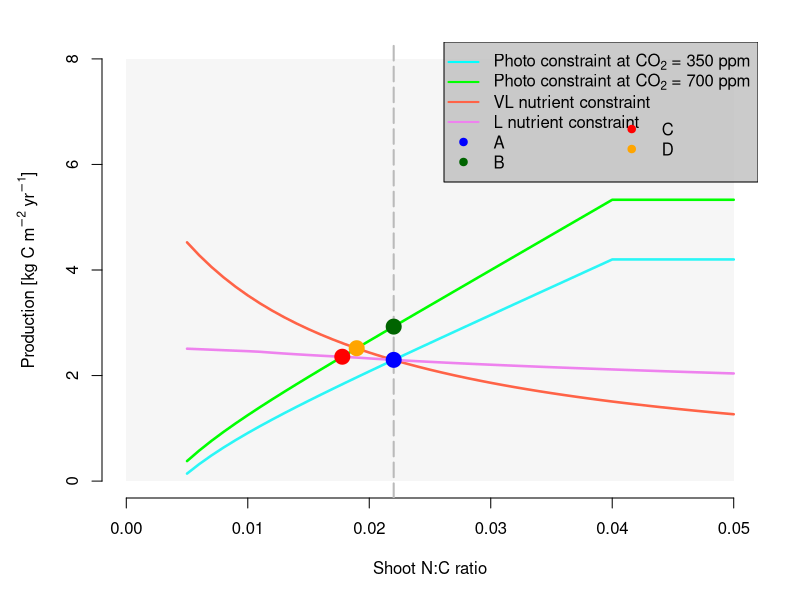

Here is the R script that generated this plot:

#### Functions to generate Figure 1
#### Purpose:
#### Attempted to regenerate the classic photosynthetic and N constraint equilibrium points,
#### under aCO2 (350ppm) and eCO2 (700 ppm) conditions
####
#### Assumptions:
#### 1. Fixed wood NC ratio
#### 2. Implicit inorganic N pool
#### 3. VL and L constraints under aCO2 intersect with photosynthetic constraint at the same point
#### 4. Photosynthesis is an empirical function
################################################################################

######### PHOTOSYNTHETIC CONSTRAINT FUNCTIONS

### Allocation and plant N concentrations - required for both PS constraint and NC constraint
alloc <- function(nf,  nwvar = FALSE, nwood = 0.005, rho = 0.7, retrans = 0.5) {
    # parameters
    # nf is the NC ratio of foliage
    # nw is the NC ratio of wood if fixed; otherwise the ratio of wood N:C to foliage N:C
    # nwvar is whether or not to allow wood NC to vary
    # rho is the ratio of root N:C to foliage N:C
    # retrans is the fraction of foliage N:C retranslocated  
    
    len <- length(nf)
    ar <- af <- aw <- nw <- nr <- rep(0,len)  # initialise
    for (i in 1:len) {
        ar[i] <- 0.2
        af[i] <- 0.2
        aw[i] <- 1 - ar[i] - af[i]
    }
    
    # N concentrations of rest of plant   # in g N g-1 C
    if (nwvar == FALSE) {
        nw <- nwood
    } else {
        nw <- nwood*nf 
    }
    rho <- 0.7
    nr <- rho*nf
    nfl <- (1-retrans)*nf
    ret <- data.frame(nf,nfl,nw,nr,af,aw,ar)
    return(ret)
}

### Following two functions calculate NPP - will later need to be replaced by full model
### LUE function of N & Ca
LUE <- function(nf, co2, LUE0, Nref) {
    
    CaResp <- 1.632 * (co2-60.9) / (co2+121.8)
    Nresp <- min(nf/Nref, 1)
    return(LUE0 * CaResp * Nresp)
}

### NPP as function of nf and LAI (which is calculated from NPP)
eqPC <- function(nf, NPP, co2, LUE0, Nref, I0, kext, SLA, af, sf, cfrac) {
    
    return(LUE(nf, co2, LUE0, Nref) * I0 * (1 - exp(-kext*SLA*af*NPP/sf/cfrac)))
    
}

### This function implements photosynthetic constraint - solve by finding the root
solvePC <- function(nf, af, co2=350,
                    LUE0=1.4, I0=3, Nref=0.04, 
                    kext=0.5, SLA=5, sf=0.5, w = 0.45) {
    # parameters
    # nf is variable
    # making it pass af (fractional allocation to foliage) because this may also be variable
    # co2 = co2 concentration 
    # LUE0 = maximum LUE in kg C GJ-1
    # I0 = total incident radiation in GJ m-2 yr-1
    # Nref = leaf N:C for saturation of photosynthesis
    # kext = light extinction coeffciency
    # SLA = specific leaf area in m2 kg-1 DM
    # sf = turnover rate of foliage in yr-1
    # w = C content of biomass - needed to convert SLA from DM to C
    
    # solve implicit equation
    ans <- c()
    len <- length(nf)
    for (i in 1:len) {
        fPC <- function(NPP) eqPC(nf[i], NPP, co2, LUE0, Nref, I0, kext, SLA, af[i], sf, w) - NPP
        ans[i] <- uniroot(fPC,interval=c(0.1,20))$root
    }
    return(ans)
}

### This function also implements photosynthetic constraint - solving by iteration
### Shown below that this gives same solution as finding root
solvePCiter <- function(nf, af, co2=350,
                        LUE0=1.4, I0=3, Nref=0.04, 
                        kext=0.5, SLA=5, sf=0.5, w = 0.45, tol=0.01) {
    # parameters
    # nf is passed to the function
    # making it pass af (fractional allocation to foliage) because this may also be variable
    # co2 = co2 concentration 
    # LUE0 = maximum LUE in kg GJ-1
    # I0 = total incident radiation in GJ m-2 yr-1
    # Nref = leaf N:C for saturation of photosynthesis
    # kext = light extinction coeffciency
    # SLA = specific leaf area in m2 kg-1
    # sf = turnover rate of foliage in yr-1
    # w = C content of biomass
    
    ans <- c()
    len <- length(nf)
    oldNPP <- 1      # initial guess for NPP, in kg C m-2 yr-1
    
    # loop over supplied N concentrations
    for (i in 1:len) {
        repeat {
            newNPP <- eqPC(nf[i], oldNPP, co2, LUE0, Nref, I0, kext, SLA, af[i], sf, w)
            print(newNPP)
            if (abs(newNPP - oldNPP) < tol) break
            oldNPP <- newNPP
        }
        ans[i] <- newNPP
    }
    return(ans)
}



####### FUNCTIONS FOR N CYCLING CONSTRAINT

### Soil temperature response of decomposition 
Actsoil <- function(Tsoil) 0.0326 + 0.00351*Tsoil^1.652 - (Tsoil/41.748)^7.19

### Solve quadratic - plus and minus versions
quadp <- function(a,b,c) (-b + sqrt(b^2 - 4*a*c))/(2*a)
quadm <- function(a,b,c) (-b - sqrt(b^2 - 4*a*c))/(2*a)

### Burial fractions from passive pool
passive <- function(nf, a, Tsoil = 15, Texture = 0.5, ligfl = 0.2, ligrl = 0.16) {
    
    decomp <- 0.00013*52*Actsoil(Tsoil)   # decomposition of passive pool per year without priming
    
    # re-burial fraction = fraction of C released from passive pool that is re-buried in it
    pas <- 0.996 - (0.85-0.68*Texture)
    psa <- 0.42
    ppa <- 0.45
    pap <- 0.004
    psp <- 0.03
    qq <-  ppa*(pap + psp*pas)/(1-pas*psa)   # re-burial fraction
    
    # transfer coefficients among litter and soil pools
    cfrac <- 0.45
    
    muf <- c()
    mur <- c()
    
    for (i in 1:length(a$nfl)) {
        muf[i] <- max(0,min(0.85 - 0.018*ligfl/cfrac/a$nfl[i],1))   
        mur[i] <- max(0,min(0.85 - 0.018*ligrl/cfrac/a$nr[i],1))    
    }
    
    pma <- pna <- 0.45
    pua <- 0.55*(1-ligfl)
    pus <- 0.7*ligfl
    pva <- 0.45*(1-ligrl)
    pvs <- 0.7*ligrl
    
    # burial fractions for foliage (omegaf) and root (omegar) into passive pool
    det <- 1-psa*pas
    omegau <- (pap*(pua+pus*psa+psp*(pus+pua*pas)))/det
    omegav <- (pap*(pva+pus*psa+psp*(pvs+pva*pas)))/det
    omegam <- (pap*pma+psp*pma*pas)/det
    omegaf <- muf*omegam + (1-muf)*omegau
    omegar <- mur*omegam + (1-mur)*omegav  
    
    # fraction of foliage and root litter being transferred to active pool
    transfer_fa <- muf*pma + (1-muf)*psa
    transfer_ra <- mur*pma + (1-mur)*psa
    
    ret <- data.frame(decomp, qq, omegaf, omegar, transfer_fa, transfer_ra)
    return(ret)
}



### Function for nutrient constraint in longterm ie passive, leaching, wood considered
NConsLong <- function(nf, a, Nin=1.0, leach=0.05, 
                      Tsoil = 15, Texture = 0.5, ligfl = 0.2, ligrl = 0.16,
                      Cpass = 2680, ncp = 0.1) {
    # passed are nf and a, the allocation and plant N:C ratios
    # parameters : 
    # Nin is fixed N inputs (N deposition, N fixation) in g m-2 yr-1 (could vary fixation)
    # leach is the rate of leaching of the mineral pool (per year)
    # Tsoil is effective soil temperature for decomposition
    # Texture is the fine soil fraction
    # ligfl and ligrl are the lignin:C fractions in the foliage and root litter
    # Cpass is the passive pool size in g C m-2
    # ncp is the NC ratio of the passive pool in g N g-1 C
    
    # passive pool burial 
    pass <- passive(nf, a, Tsoil, Texture, ligfl, ligrl)
    omegap <- a$af*pass$omegaf + a$ar*pass$omegar 
    
    # equation for N constraint with passive, wood, and leaching
    U0 <- Nin + (1-pass$qq) * pass$decomp * Cpass * ncp   # will be a constant if decomp rate is constant
    nwood <- a$aw*a$nw
    nburial <- omegap*ncp
    nleach <- leach/(1-leach) * (a$nfl*a$af + a$nr*(a$ar) + a$nw*a$aw)
    
    NPP_NC <- U0 / (nwood + nburial + nleach)   # will be in g C m-2 yr-1
    NPP <- NPP_NC*10^-3 # returned in kg C m-2 yr-1
    df <- data.frame(NPP,nwood,nburial,nleach,a$aw)
    return(df)   
    
}

### Calculate the very long term nutrient cycling constraint, i.e. passive pool equilibrated
# it is just Nin = Nleach
NConsVLong <- function(nf, a, Nin=1.0, leach=0.05) {
    # passed are nf and a, the allocation and plant N:C ratios
    # parameters : 
    # Nin is fixed N inputs (N deposition, N fixation) in g m-2 yr-1 (could vary fixation)
    # leach is the rate of leaching of the mineral pool (per year)
    
    # equation for N constraint with just leaching
    U0 <- Nin
    nleach <- leach/(1-leach) * (a$nfl*a$af + a$nr*(a$ar) + a$nw*a$aw)
    NPP_NC <- U0 / (nleach)   # will be in g C m-2 yr-1
    NPP <- NPP_NC*10^-3 # returned in kg C m-2 yr-1
    df <- data.frame(NPP,nleach)
    return(df)   
}

# Find the long term equilibrium nf and NPP under standard conditions - by finding the root
solveLong <- function(co2=350,Cpass,Nin) {
    
    fn <- function(nf) {
        solvePC(nf,alloc(nf)$af,co2=co2) - NConsLong(nf,alloc(nf),Cpass=Cpass,Nin=Nin)$NPP
    }
    equilnf <- uniroot(fn,interval=c(0.005,0.05))$root
    equilNPP <- solvePC(equilnf,af=alloc(equilnf)$af, co2=co2)
    ans <- data.frame(equilnf,equilNPP)
    return(ans)
    
}

# Find the very-long term equilibrium nf and NPP under standard conditions - by finding the root
solveVLong <- function(co2=350) {
    
    fn <- function(nf) {
        solvePC(nf,alloc(nf)$af,co2=co2) - NConsVLong(nf,alloc(nf))$NPP
    }
    equilnf <- uniroot(fn,interval=c(0.005,0.05))$root
    equilNPP <- solvePC(equilnf,af=alloc(equilnf)$af, co2=co2)
    ans <- data.frame(equilnf,equilNPP)
    return(ans)
    
}


##### MAIN PROGRAM
# plot photosynthetic constraints - not quite same as Hugh's, not sure why? 
# N:C ratios for x-axis
nfseq <- seq(0.005,0.05,by=0.001)
# need allocation fractions here
a_vec <- alloc(nfseq)

# plot photosynthetic constraints
PC350 <- solvePC(nfseq,a_vec$af,co2=350)
PC700 <- solvePC(nfseq,a_vec$af,co2=700)
PC350iter <- solvePCiter(nfseq,a_vec$af,co2=350)   # values are identical to PC350

#plot very-long nutrient cycling constraint
NCVLONG <- NConsVLong(nf=nfseq,a=a_vec,Nin=1.0)

#solve very-long nutrient cycling constraint
VLong <- solveVLong(co2=350)
#get Cpassive from very-long nutrient cycling solution
aequil <- alloc(VLong$equilnf)
pass <- passive(nf=VLong$equilnf, a=aequil)
omegap <- aequil$af*pass$omegaf + aequil$ar*pass$omegar
CpassVLong <- omegap*VLong$equilNPP/pass$decomp/(1-pass$qq)*1000.0
NrelwoodVLong <- aequil$aw*aequil$nw*VLong$equilNPP*1000

#now plot long-term constraint with this Cpassive
NCHUGH <- NConsLong(nf = nfseq,a = a_vec, Cpass=CpassVLong, Nin = 1.0+NrelwoodVLong)

# Solve longterm equilibrium
equil_long_350 <- solveLong(co2=350, Cpass=CpassVLong, Nin = 1.0+NrelwoodVLong)
equil_long_700 <- solveLong(co2=700, Cpass=CpassVLong, Nin = 1.0+NrelwoodVLong)

# get the point instantaneous NPP response to doubling of CO2
df700 <- as.data.frame(cbind(round(nfseq,3), PC700))
ncref <- round(VLong$equilnf,3)


## locate the intersect between VL nutrient constraint and CO2 = 700
VLong700 <- solveVLong(co2=700)

## Plotting
tiff("Plots/Figure1.tiff",
     width = 8, height = 7, units = "in", res = 300)
par(mar=c(5.1,5.1,2.1,2.1))

# Photosynthetic constraint CO2 = 350 ppm
plot(nfseq,PC350,axes=F,
     type='l',xlim=c(0,0.05),ylim=c(0,8), 
     ylab = expression(paste("Production [kg C ", m^-2, " ", yr^-1, "]"))
     , xlab = "Shoot N:C ratio", lwd = 2.5, col="cyan", cex = 2.0, bg = "black")
rect(0,0,0.05,8,border=NA, col=adjustcolor("lightgrey", 0.2))
axis(1)
axis(2)
# add abline to show instantaneous effect of doubling CO2
abline(v=VLong$equilnf, lwd = 2, lty = 5, col = "gray73")

# Photosynthetic constraint CO2 = 700 ppm
points(nfseq,PC700,type='l',col="green", lwd = 2.5)

# VL nutrient constraint curve
points(nfseq,NCVLONG$NPP,type='l',col="tomato", lwd = 2.5)

# L nutrient constraint curve
points(nfseq,NCHUGH$NPP,type='l',col="violet", lwd = 2.5)

# VL intersect with CO2 = 350 ppm
points(VLong$equilnf,VLong$equilNPP, pch = 19, cex = 2.0, col = "blue")

# L intersect with CO2 = 350 ppm
#with(equil_long_350,points(equilnf,equilNPP,pch=19, cex = 2.0, col = "black"))

# L intersect with CO2 = 700 ppm
with(equil_long_700,points(equilnf,equilNPP,pch=19, cex = 2.0, col = "red"))

# instantaneous NPP response to doubling CO2
points(VLong$equilnf, df700[18, "PC700"], cex = 2.0, col = "darkgreen", pch=19)

# VL intersect with CO2 = 700 ppm
points(VLong700$equilnf, VLong700$equilNPP, cex = 2.0, col = "orange", pch = 19)

legend("topright", c(expression(paste("Photo constraint at ", CO[2]," = 350 ppm")), 
                     expression(paste("Photo constraint at ", CO[2]," = 700 ppm")), 
                     "VL nutrient constraint", "L nutrient constraint",
                     "A", "B"),
       col=c("cyan","green", "tomato", "violet","blue", "darkgreen"), 
       lwd=c(2,2,2,2,NA,NA), pch=c(NA,NA,NA,NA,19,19), cex = 1.0, 
       bg = adjustcolor("grey", 0.8))

legend(0.04, 7.05, c("C", "D"),
       col=c("red", "orange"), 
       lwd=c(NA,NA), pch=c(19,19), cex = 1.0, border=FALSE, bty="n",
       bg = adjustcolor("grey", 0.8))      

dev.off()
